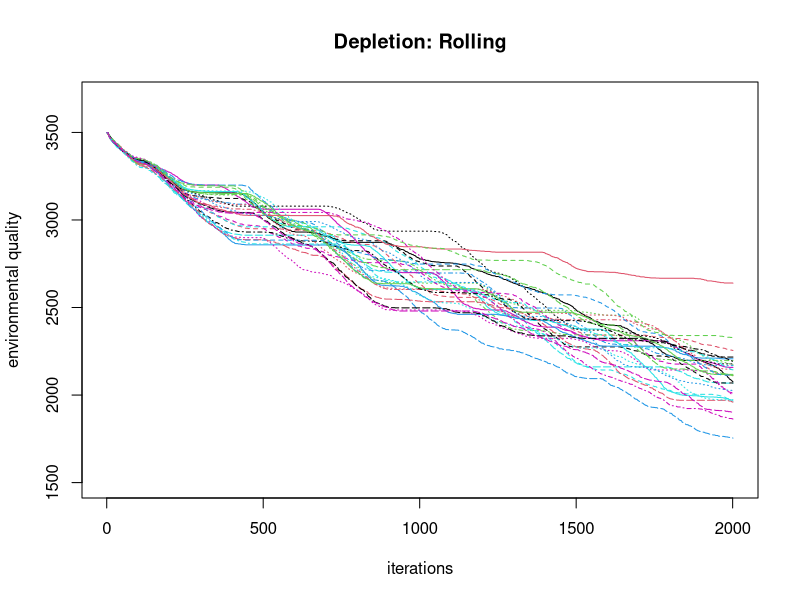
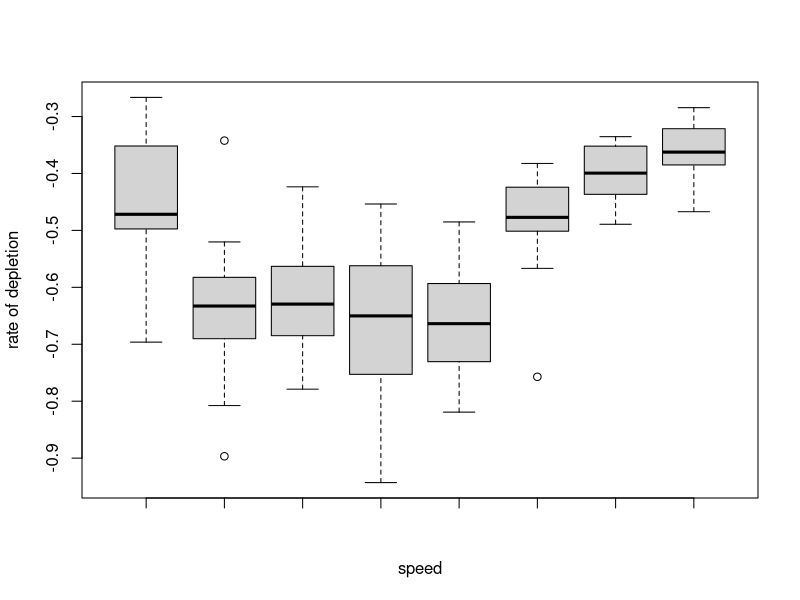
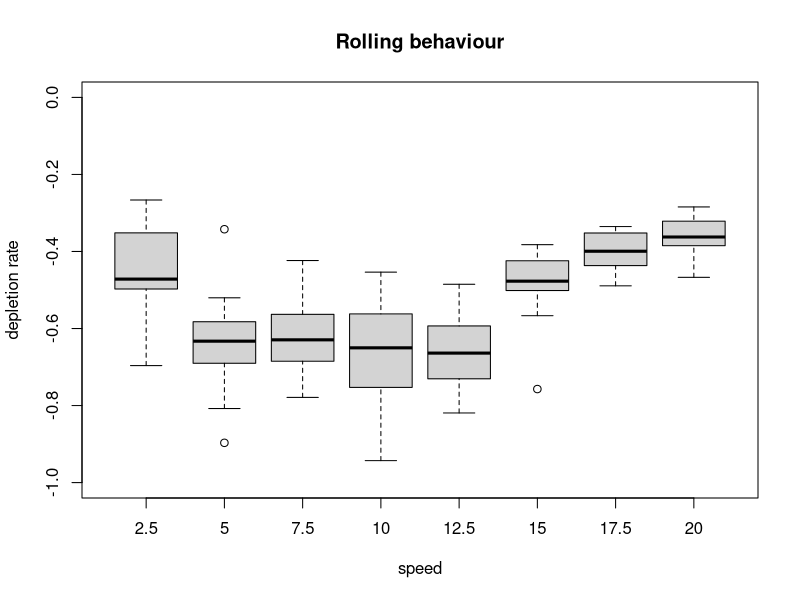

Write the R code that produced these figures, in order.
#setwd("~/rolling_speed")

get_rates <- function(data_set){
  rates <- NULL
  start <- NULL
  for(i in 1:ncol(data_set)){
    x = seq(0, nrow(data_set) - 1, by = 1)
    y = data_set[,i]
    mod = lm(y ~ x)
    rates[i] <- mod[[1]][2]
    start[i] <- mod[[1]][1]
  }
  return(data.frame(rates,start))
}

rspeed0 <- data.frame(t(read.csv("rolling_speed2.5.csv", header = FALSE)))
row.names(rspeed0) <- NULL

rspeed1 <- data.frame(t(read.csv("rolling_speed5.csv", header = FALSE)))
row.names(rspeed1) <- NULL

rspeed2 <- data.frame(t(read.csv("rolling_speed7.5.csv", header = FALSE)))
row.names(rspeed2) <- NULL

rspeed3 <- data.frame(t(read.csv("rolling_speed10.csv", header = FALSE)))
row.names(rspeed3) <- NULL

rspeed4 <- data.frame(t(read.csv("rolling_speed12.5.csv", header = FALSE)))
row.names(rspeed4) <- NULL

rspeed5 <- data.frame(t(read.csv("rolling_speed15.csv", header = FALSE)))
row.names(rspeed5) <- NULL

rspeed6 <- data.frame(t(read.csv("rolling_speed17.5.csv", header = FALSE)))
row.names(rspeed6) <- NULL

rspeed7 <- data.frame(t(read.csv("rolling_speed20.csv", header = FALSE)))
row.names(rspeed7) <- NULL

matplot(rspeed1,type="l",xlab = "iterations",ylab = "environmental quality",main="Depletion: Rolling",ylim=c(1500,3700))

rates_025<- get_rates(rspeed0)
rates_050<- get_rates(rspeed1)
rates_075<- get_rates(rspeed2)
rates_100<- get_rates(rspeed3)
rates_125<- get_rates(rspeed4)
rates_150<- get_rates(rspeed5)
rates_175<- get_rates(rspeed6)
rates_200<- get_rates(rspeed7)

boxplot(rates_025$rates,rates_050$rates,rates_075$rates,rates_100$rates,rates_125$rates,rates_150$rates,rates_175$rates,rates_200$rates,xlab="speed",ylab="rate of depletion")

shapiro.test(rates_025$rates)
shapiro.test(rates_050$rates)
shapiro.test(rates_075$rates)
shapiro.test(rates_100$rates)
shapiro.test(rates_125$rates)
shapiro.test(rates_150$rates)
shapiro.test(rates_175$rates)
shapiro.test(rates_200$rates)

r_rate_list <- c(rates_025$rates,rates_050$rates,rates_075$rates,rates_100$rates,rates_125$rates,rates_150$rates,rates_175$rates,rates_200$rates)
r_speed_list <- rep(seq(2.5,20,by=2.5),each=30)

boxplot(r_rate_list ~ r_speed_list,xlab="speed",ylab="depletion rate",ylim=c(-1,-0),main="Rolling behaviour")
bartlett.test(r_rate_list~r_speed_list)
kruskal.test(r_rate_list~r_speed_list)
